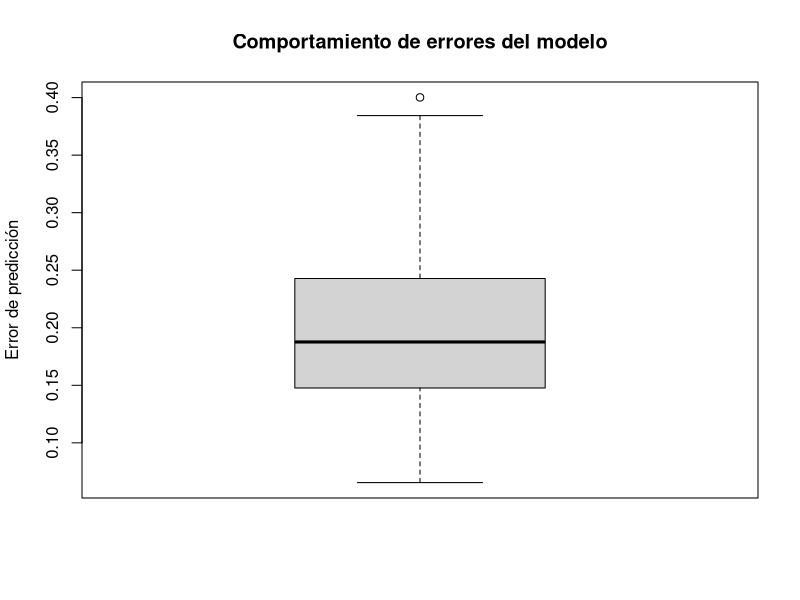
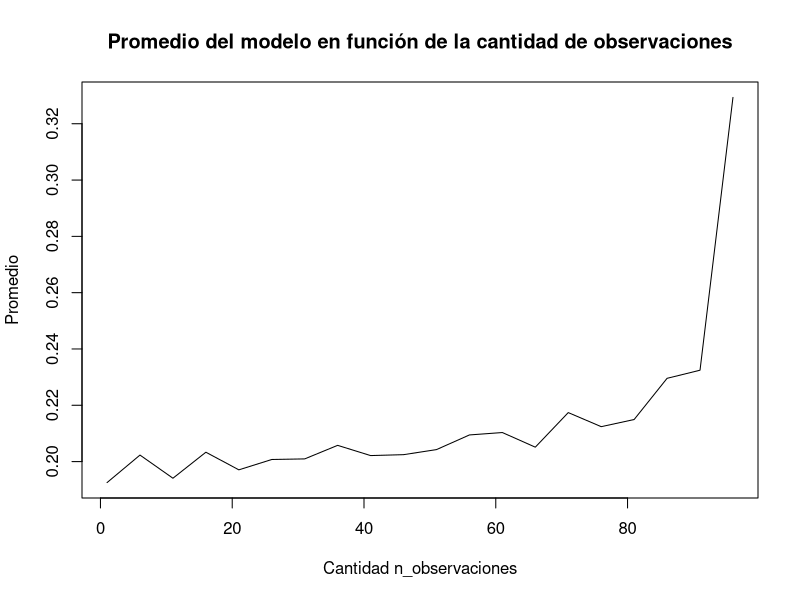
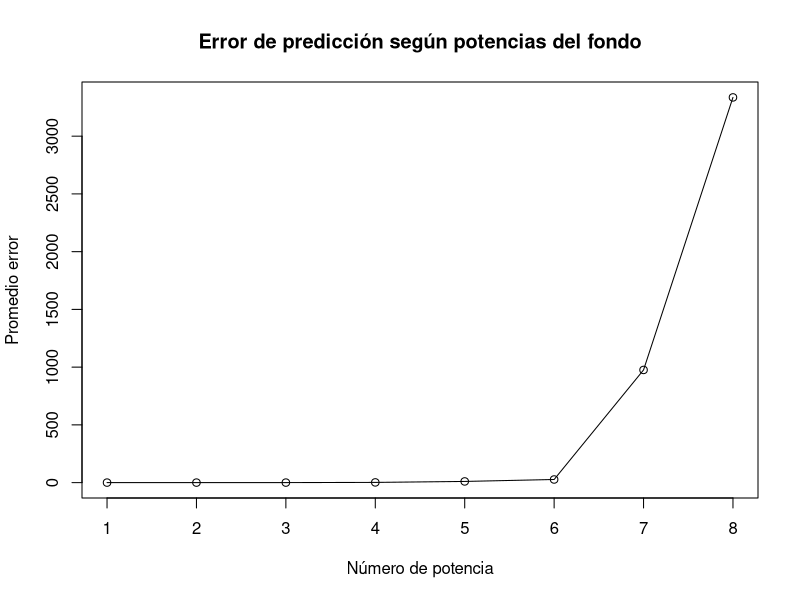
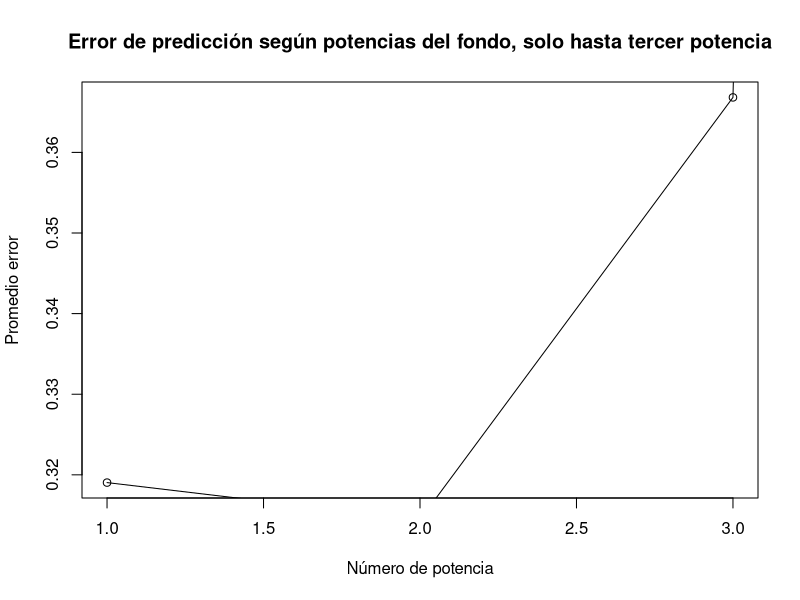
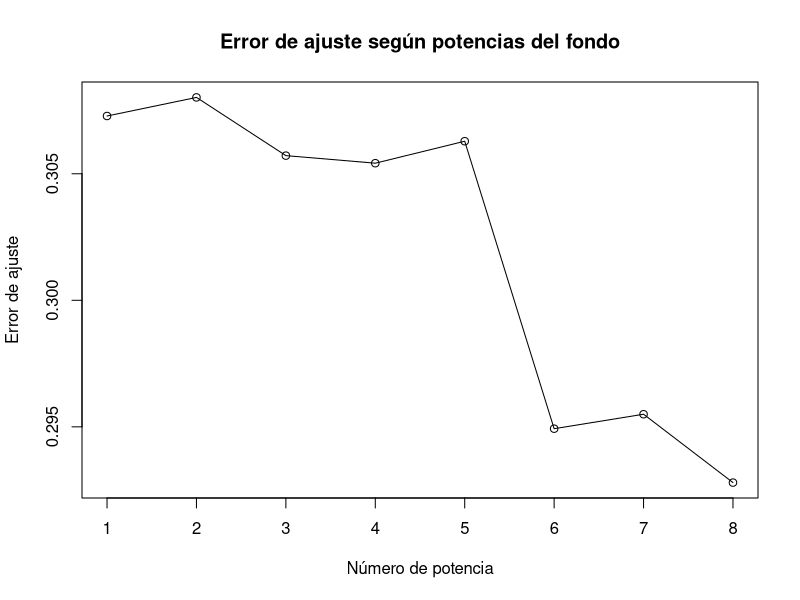
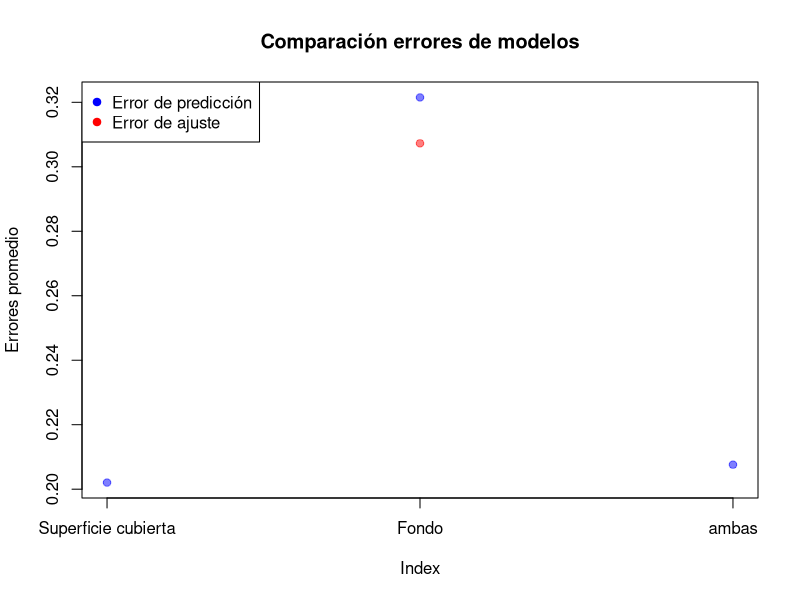

Source code (R) for these figures, in order:
## ---- chunk 1
datos <- read.csv("./datos_alquiler_crossvalidation.csv", stringsAsFactors = F)
## ---- chunk 2
MAE <- function(x,y){
  cantObs <- length(x)
  terminos <-  mapply(x = x, y = y, FUN = function(x,y){
    return(abs(x-y)/cantObs)
  })
  return(sum(terminos))
}

## ---- chunk 3
PMAE <- function(x,y){
  sumObs <- sum(x)
  terminos <-  mapply(x = x, y = y, FUN = function(x,y){
    return(abs(x-y))
  })
  return(sum(terminos)/sumObs)
}


## ---- chunk 4
precioSup <- lm(datos$price ~ datos$surface_covered)
paste("MAE superficie total", round(MAE(datos$price, predict(precioSup)),3))
paste ("PMAE superficie total",round(PMAE(datos$price, predict(precioSup)),3))
## ---- chunk 5
precioSupFondo <- lm(datos$price ~ datos$surface_covered + datos$fondo)
paste("MAE superficie total con fondo", round(MAE(datos$price, predict(precioSupFondo)),3))
paste ("PMAE superficie total con fondo",round(PMAE(datos$price, predict(precioSupFondo)),3))

## ---- chunk 6
crossval <- function(datos, modelo, n_obs, fun_error, n_muestras = 10){
  errores <-c()
  for(i in 1:n_muestras){
    datosAzar <- sample(nrow(datos), nrow(datos)-n_obs)
    LM <- lm(formula(modelo), data = datos[datosAzar, ])
    errores[i] <- fun_error(datos[-datosAzar, as.character(formula(modelo)[[2]])], predict(LM, newdata = datos[-datosAzar,]))
  }
  LM <- lm(formula(modelo), data = datos)
  lista <- list(errores = errores, promedios = mean(errores), varianza =  var(errores), formula = formula(modelo), modelo = LM)
  return(lista)
  
}
## ---- chunk 7
cv <- crossval(datos, "price ~ surface_covered", 10, PMAE, 1000)
boxplot(cv$errores,
        main = "Comportamiento de errores del modelo",
        ylab = "Error de predicción"
)

## ---- chunk 8
n_obs <- seq(1, 100, 5)
modelos <- list()
promedios <- c()
for( i in 1:length(n_obs)){
  modelos[[i]] <- crossval(datos, "price ~ surface_covered", n_obs = n_obs[i], PMAE, n_muestras=100)
  promedios[i] <- modelos[[i]]$promedios
}

plot(n_obs,
     promedios,
     main = "Promedio del modelo en función de la cantidad de observaciones",
     xlab = "Cantidad n_observaciones",
     ylab = "Promedio",
     type = "l"
)


## ---- chunk 9
modeloPotencias <- list()
promedios <- c()
erroresAjuste <- c()
for(i in 1:8){
  modelo <- paste("price ~ poly(fondo, ", i, ")", sep = "")
  modeloPotencias[[i]] <- crossval(datos, modelo, 20, PMAE, 20)
  promedios[i] <- modeloPotencias[[i]]$promedio
  erroresAjuste[i] <- PMAE(datos$price, predict(modeloPotencias[[i]]$modelo))
}
plot(promedios,
     type = "o",
     main = "Error de predicción según potencias del fondo",
     ylab = "Promedio error",
     xlab = "Número de potencia"
)
plot(promedios,
     type = "o",
     main = "Error de predicción según potencias del fondo, solo hasta tercer potencia",
     ylab = "Promedio error",
     xlab = "Número de potencia",
     xlim = c(1,3),
     ylim = c(promedios[1],promedios[3])
)
## ---- chunk 10
plot(erroresAjuste,
     type = "o",
     main = "Error de ajuste según potencias del fondo",
     ylab = "Error de ajuste",
     xlab = "Número de potencia"
     )
## ---- chunk 11
library(scales)
modeloSuperficie <- crossval(datos, "price ~ surface_covered",20,PMAE,100)
modeloFondo <- crossval(datos, "price ~ fondo",20,PMAE,100)
modeloSuperficieFondo <- crossval(datos, "price ~ surface_covered + fondo",20,PMAE,100)

ajusteSuperficie <- PMAE(datos$price, predict(modeloSuperficie$modelo))
ajusteFondo <- PMAE(datos$price, predict(modeloFondo$modelo))
ajusteSuperficieFondo <- PMAE(datos$price, predict(modeloSuperficieFondo$modelo))

promedioSuperficie <- modeloSuperficie$promedios
promedioFondo <- modeloFondo$promedios
promedioSuperficieFondo <- modeloSuperficieFondo$promedios

plot(
  c(promedioSuperficie, promedioFondo, promedioSuperficieFondo), col = alpha("blue", 0.5), pch=19, 
  main = "Comparación errores de modelos",
  ylab= "Errores promedio",
  xaxt = "n"
  
)
axis(1, at = c(1,2,3), labels = c("Superficie cubierta" , "Fondo", "ambas"))
points(
  c(ajusteSuperficie, ajusteFondo, ajusteSuperficieFondo), col= alpha("RED", 0.5), pch = 19
)


legend('topleft', legend = c("Error de predicción", "Error de ajuste"), pch = 19, col = c('blue', 'red'))
## ---- chunk 12
modelos <- c()
form <-c()
variables <- c('surface_covered', 'fondo', 'property_type', 'lon + lat')
comb <- expand.grid(1:0, 1:0, 1:0, 1:0)
for(i in 1:16){
  modelo <- paste(
    1,
    if(comb[i,1]) "+ surface_covered" else "",
    if(comb[i,2]) "+ fondo" else "",
    if(comb[i,3]) "+ property_type" else "",
    if(comb[i,4]) "+ lon + lat" else ""
  )
    modelos[i]<- modelo
}
for( i in 1:16 ){
  modelo <- 'price ~'
  const <- TRUE
  for( j in 1:4 ){
    if(comb[i, j] == 1){
      if(!const)
        modelo <- paste(modelo, '+')
      modelo <- paste(modelo, variables[j])
      const <- FALSE
    }
  }
  if(const) modelo <- paste(modelo, 1)
  form[i] <- modelo
}
## Reeinvento crossval porque hay muy poca data de casas y PH en el dataset y necesito sacarlas para que el modelo siga funcionando
crossval <- function(datos, modelo, n_obs, fun_error, n_muestras = 10){
  errores <-c()
  casaYPH<- c(which(datos$property_type == 'Casa'), which(datos$property_type == 'PH'))
  for(i in 1:n_muestras){
    datosAzar <- sample(nrow(datos), nrow(datos)-n_obs)
    datosAzar <- c(datosAzar, casaYPH)
    LM <- lm(formula(modelo), data = datos[datosAzar, ])
    errores[i] <- fun_error(datos[-datosAzar, as.character(formula(modelo)[[2]])], predict(LM, newdata = datos[-datosAzar,]))
  }
  LM <- lm(formula(modelo), data = datos)
  lista <- list(errores = errores, promedios = mean(errores), varianza =  var(errores), formula = formula(modelo), modelo = LM)
  return(lista)
}

lista <- list()
errores <-c()
ajustes <- c()
for(i in 1:16){
  lista[[i]]<- crossval(datos,form[i],20,PMAE, 100)
  errores[i]<- lista[[i]]$promedios
  ajustes[i]<- PMAE(datos$price, predict(lista[[i]]$modelo))
}

lista [[which.min(errores)]]$formula
lista [[which.max(errores)]]$formula

min(errores)
max(errores)

lista [[which.min(ajustes)]]$formula
lista [[which.max(ajustes)]]$formula

min(ajustes)
max(ajustes)


